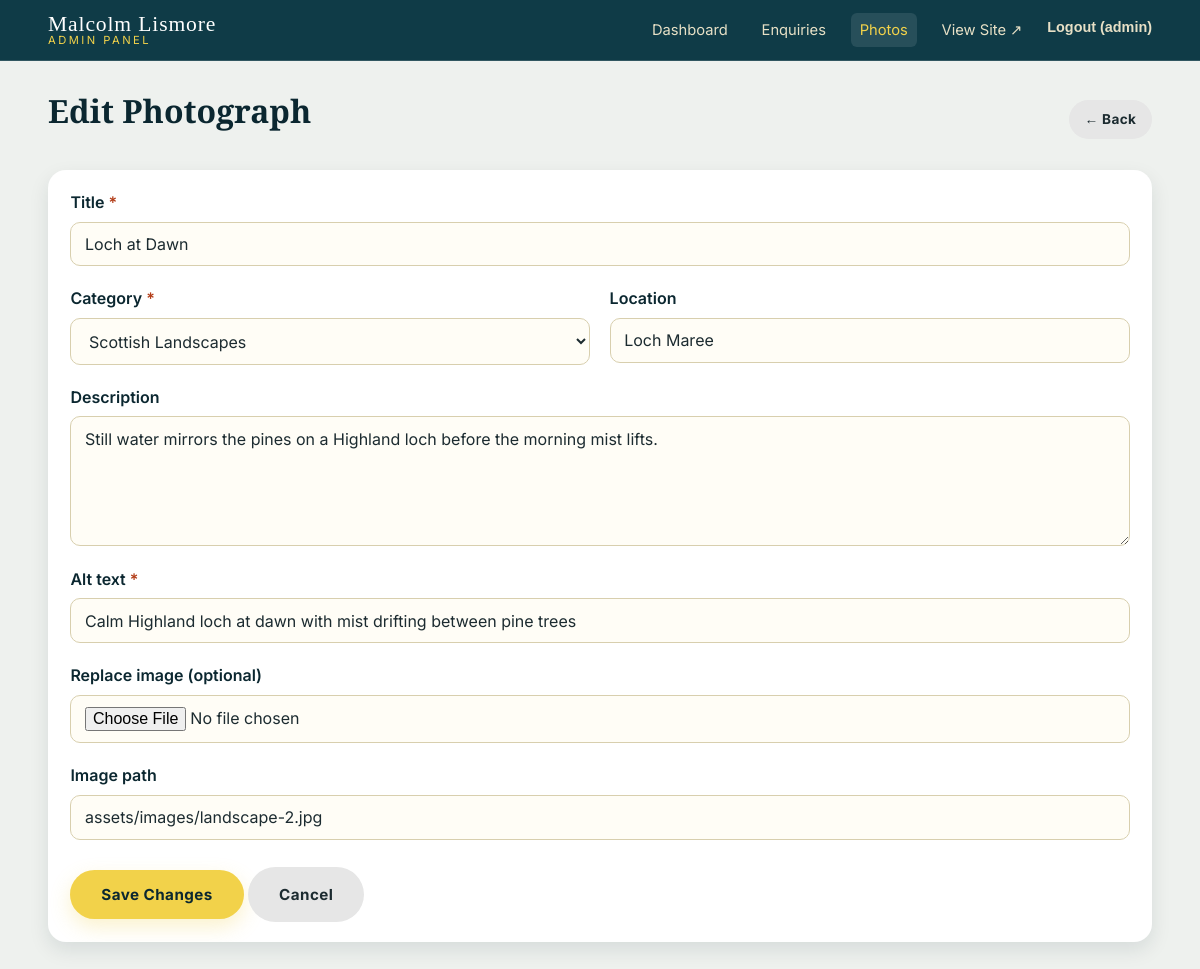
/admin/photo-edit.php?id=2 (signed in), run on the app's committed database.
### tables this page shows
CREATE TABLE IF NOT EXISTS photos (
  photo_id     INT AUTO_INCREMENT PRIMARY KEY,
  category_id  INT           NOT NULL,
  title        VARCHAR(150)  NOT NULL,
  description  TEXT          NULL,
  image_path   VARCHAR(255)  NOT NULL,
  alt_text     VARCHAR(255)  NOT NULL,
  location     VARCHAR(150)  NULL,
  created_at   TIMESTAMP     NOT NULL DEFAULT CURRENT_TIMESTAMP,
  CONSTRAINT fk_photos_category
    FOREIGN KEY (category_id) REFERENCES categories(category_id)
    ON DELETE CASCADE ON UPDATE CASCADE,
  INDEX idx_photos_category (category_id),
  INDEX idx_photos_created  (created_at)
);

CREATE TABLE IF NOT EXISTS categories (
  category_id  INT AUTO_INCREMENT PRIMARY KEY,
  name         VARCHAR(100)  NOT NULL,
  slug         VARCHAR(100)  NOT NULL UNIQUE,
  description  TEXT          NULL,
  created_at   TIMESTAMP     NOT NULL DEFAULT CURRENT_TIMESTAMP
);

### includes/db.php (called while the page is built, shortened)
<?php
function db(): PDO
{
    static $pdo = null;
    if ($pdo instanceof PDO) {
        return $pdo;
    }
    $dsn = sprintf(
        'mysql:host=%s;port=%s;dbname=%s;charset=%s',
        DB_HOST,
        DB_PORT,
        DB_NAME,
        DB_CHARSET
    );
    $options = [
        PDO::ATTR_ERRMODE            => PDO::ERRMODE_EXCEPTION,
        PDO::ATTR_DEFAULT_FETCH_MODE => PDO::FETCH_ASSOC,
        PDO::ATTR_EMULATE_PREPARES   => false,
    ];
    try {
        $pdo = new PDO($dsn, DB_USER, DB_PASS, $options);
    } catch (PDOException $e) {
        http_response_code(500);
        exit('Sorry, we are experiencing a database connection problem. Please try again later.');
    }
    return $pdo;
}

### includes/functions.php (called while the page is built, shortened)
<?php
require_once __DIR__ . '/db.php';
function e(?string $value): string
{
    return htmlspecialchars((string) $value, ENT_QUOTES | ENT_SUBSTITUTE, 'UTF-8');
}
function get_categories(): array
{
    $stmt = db()->query('SELECT category_id, name, slug, description FROM categories ORDER BY name');
    return $stmt->fetchAll();
}

### admin/photo-edit.php (the view, shortened to what this page needs)
<?php
require_once __DIR__ . '/../includes/admin-header.php';
$id        = isset($_GET['id']) ? (int) $_GET['id'] : 0;
$stmt      = db()->prepare('SELECT * FROM photos WHERE photo_id = ? LIMIT 1');
$stmt->execute([$id]);
$photo     = $stmt->fetch();
$categories = get_categories();
?>
<div class="admin-title">
  <h1 style="color:var(--teal-900);">Edit Photograph</h1>
  <a class="btn btn-sm" style="background:#e6e6e6;color:var(--ink);" href="photos.php">&larr; Back</a>
</div>
<div class="panel">
  <div class="panel-body">
    <form method="post" action="photo-edit.php?id=<?= (int) $photo['photo_id'] ?>" enctype="multipart/form-data">
      <div class="form-grid">
        <div class="form-field full">
          <label for="title">Title <span class="req">*</span></label>
          <input type="text" id="title" name="title" required value="<?= e((string) $photo['title']) ?>">
        </div>
        <div class="form-field">
          <label for="category_id">Category <span class="req">*</span></label>
          <select id="category_id" name="category_id" required>
            <?php foreach ($categories as $cat): ?>
              <option value="<?= (int) $cat['category_id'] ?>"
                <?= (int) $photo['category_id'] === (int) $cat['category_id'] ? 'selected' : '' ?>>
                <?= e($cat['name']) ?>
              </option>
            <?php endforeach; ?>
          </select>
        </div>
        <div class="form-field">
          <label for="location">Location</label>
          <input type="text" id="location" name="location" value="<?= e((string) ($photo['location'] ?? '')) ?>">
        </div>
        <div class="form-field full">
          <label for="description">Description</label>
          <textarea id="description" name="description"><?= e((string) ($photo['description'] ?? '')) ?></textarea>
        </div>
        <div class="form-field full">
          <label for="alt_text">Alt text <span class="req">*</span></label>
          <input type="text" id="alt_text" name="alt_text" required value="<?= e((string) $photo['alt_text']) ?>">
        </div>
        <div class="form-field full">
          <label for="image_file">Replace image (optional)</label>
          <input type="file" id="image_file" name="image_file" accept="image/*">
        </div>
        <div class="form-field full">
          <label for="image_path">Image path</label>
          <input type="text" id="image_path" name="image_path" value="<?= e((string) $photo['image_path']) ?>">
        </div>
        <div class="form-actions">
          <button type="submit" class="btn btn-gold">Save Changes</button>
          <a class="btn" style="background:#e6e6e6;color:var(--ink);" href="photos.php">Cancel</a>
        </div>
      </div>
    </form>
  </div>
</div>
<?php require __DIR__ . '/../includes/admin-footer.php'; ?>

### assets/css/style.css (style rules this page uses)
:root { --teal-900: #0b2730; --teal-800: #0f3b47; --teal-700: #14485a; --teal-600: #1c5c6e; --teal-500: #2a7385; --ivory: #f6f1e3; --sand: #e7e0c6; --sand-dark: #d8cfae; --gold: #f2d24a; --gold-dark: #d9b61f; --ink: #1c2b30; --muted: #5b6b70; --white: #ffffff; --line: rgba(255, 255, 255, 0.14); --shadow: 0 18px 45px rgba(11, 39, 48, 0.28); --radius: 18px; --maxw: 1200px; --font-head: "Playfair Display", Georgia, "Times New Roman", serif; --font-body: "Inter", "Segoe UI", Arial, Helvetica, sans-serif; }
* { box-sizing: border-box; }
html { scroll-behavior: smooth; }
body { margin: 0; font-family: var(--font-body); color: var(--ivory); background: var(--teal-800); line-height: 1.7; font-size: 16px; -webkit-font-smoothing: antialiased; }
a { color: inherit; text-decoration: none; }
h1, h2, h3, h4 { font-family: var(--font-head); font-weight: 700; line-height: 1.15; margin: 0 0 0.5em; color: var(--white); }
.btn { display: inline-block; padding: 0.85em 1.9em; border-radius: 999px; font-weight: 700; letter-spacing: 0.03em; border: 2px solid transparent; cursor: pointer; transition: transform 0.15s ease, background 0.2s ease, color 0.2s ease, box-shadow 0.2s ease; font-family: var(--font-body); font-size: 0.95rem; }
.btn-gold { background: var(--gold); color: var(--teal-900); box-shadow: 0 8px 20px rgba(242, 210, 74, 0.28); }
.form-grid { display: grid; grid-template-columns: 1fr 1fr; gap: 1.2rem; }
.form-field { display: flex; flex-direction: column; }
.form-field.full { grid-column: 1 / -1; }
.form-field label { font-weight: 600; margin-bottom: 0.35rem; color: var(--teal-900); }
.form-field .req { color: #b23c17; }
.form-field input, .form-field select, .form-field textarea { font-family: var(--font-body); font-size: 1rem; padding: 0.7em 0.85em; border: 1px solid var(--sand-dark); border-radius: 10px; background: #fffdf6; color: var(--ink); transition: border-color 0.2s ease, box-shadow 0.2s ease; }
.form-field textarea { resize: vertical; min-height: 130px; }
.form-actions { grid-column: 1 / -1; margin-top: 0.5rem; }
.admin-body { background: #eef1ee; color: var(--ink); min-height: 100vh; }
.admin-title { display: flex; align-items: center; justify-content: space-between; flex-wrap: wrap; gap: 1rem; margin-bottom: 1.5rem; }
.panel { background: var(--white); border-radius: var(--radius); box-shadow: 0 8px 20px rgba(11, 39, 48, 0.1); overflow: hidden; }
.panel-body { padding: 1.2rem 1.4rem; }
.btn-sm { padding: 0.45em 1em; font-size: 0.85rem; }

### data on the page
photos: title "Loch at Dawn", category_id "Scottish Landscapes", location "Loch Maree", description "Still water mirrors the pines on a Highland loch before the morning mist lifts.", alt_text "Calm Highland loch at dawn with mist drifting between pine trees", image_path "assets/images/landscape-2.jpg"

### other printed values
$adminUsername "admin"
